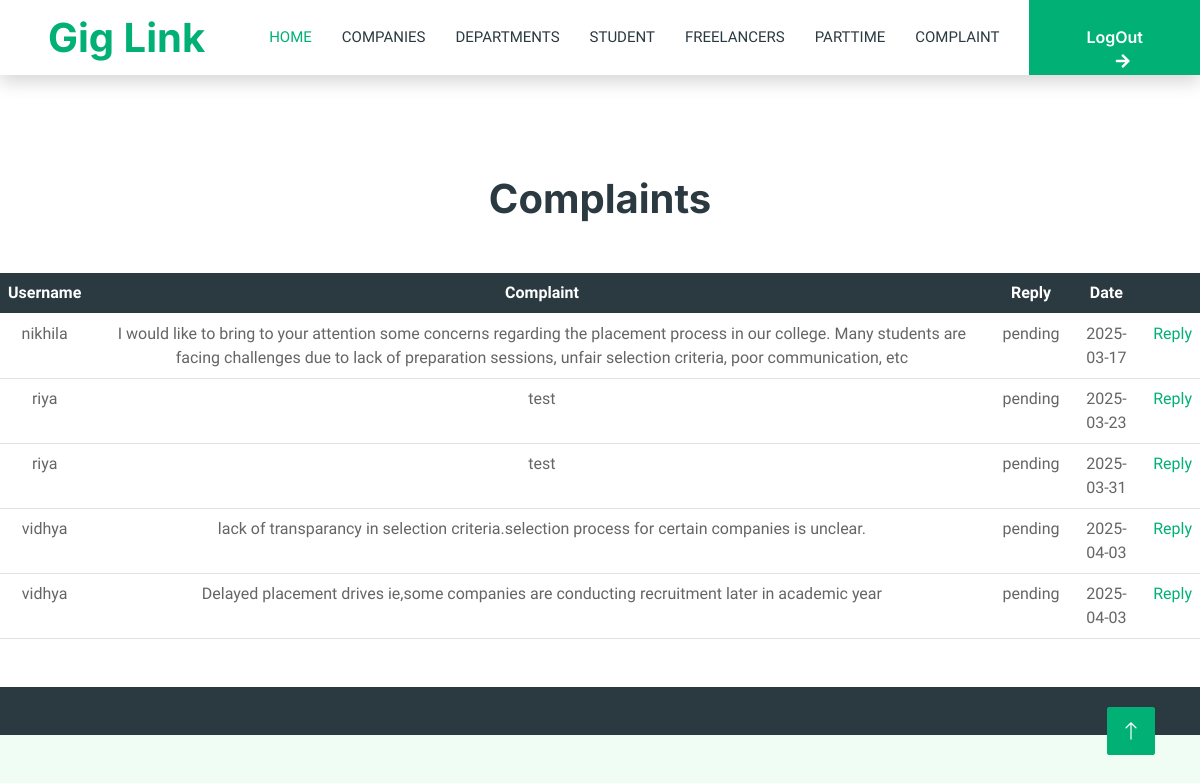
The app's page /adm_complaint with its own data.
### link/models.py (models this page shows, shortened)
class Complaint(models.Model):
    complaint_id = models.AutoField(primary_key=True)
    login= models.ForeignKey(log,on_delete=models.CASCADE)
    complaint = models.CharField(max_length=100)
    reply = models.CharField(max_length=100)
    date = models.CharField(max_length=100)

class log(models.Model):
    login_id=models.AutoField(primary_key=True)
    username=models.CharField(max_length=225)
    password=models.CharField(max_length=225)
    usertype=models.CharField(max_length=225)

### link/views.py (the view)
# urls.py: path('adm_complaint',views.adm_complaint),
def adm_complaint(request):
    a=Complaint.objects.all()
    return render(request,'adm_complaint.html',{'a':a})

### templates/adm_complaint.html (shortened to what this page needs)
{% include 'admin_header.html'%}
<center>
    <h1 style="margin-top: 100px;">Complaints</h1>
    <table class="table" style="margin-top: 50px;">
        <thead class="table-dark">
        <tr>
            <th>Username</th>
            <th>Complaint</th>
            <th>Reply</th>
            <th>Date</th>
            <th></th>
        </tr>
    </thead>
        {% for i in a %}
        <tr>
            <td>{{i.login.username}}</td>
            <td>{{i.complaint}}</td>
            <td>{{i.reply}}</td>
            <td>{{i.date}}</td>
            {% if i.reply == 'pending' %}
            <td><a href="adm_reply/{{i.pk}}">Reply</a></td>
            {% endif %}
        </tr>
        {% endfor %}
    </table>
</center>
{% include 'footer.html'%}

### static/css/style.css (style rules this page uses)
:root { --primary: #00B074; --secondary: #2B9BFF; --light: #EFFDF5; --dark: #2B3940; }

### templates/adm_complaint.html (style rules this page uses)
th,td { text-align: center; }

### records on screen
Complaint: login.username "nikhila", complaint "I would like to bring to your attention some concerns regarding the placement process in our college. Many students are facing challenges due to lack of preparation sessions, unfair selection criteria, poor communication, etc", reply "pending", date "2025-03-17"
Complaint: login.username "riya", complaint "test", reply "pending", date "2025-03-23"
Complaint: login.username "riya", complaint "test", reply "pending", date "2025-03-31"
Complaint: login.username "vidhya", complaint "lack of transparancy in selection criteria.selection process for certain companies is unclear.", reply "pending", date "2025-04-03"
Complaint: login.username "vidhya", complaint "Delayed placement drives ie,some companies are conducting recruitment later in academic year", reply "pending", date "2025-04-03"
